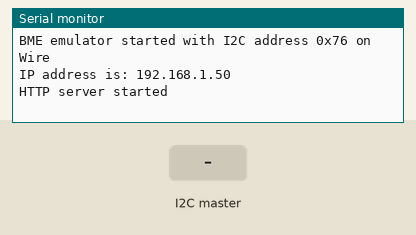
Simulated run of this program. Board: Raspberry Pi Pico W. Shown: the last lines printed to the serial monitor. The test bench sets the inputs (shaded band). WiFi joins after 1.5 s; servers stay silent unless stated.

Above: at 2.7 s.
2.8 s: the I2C master sends the byte 1
At 3.9 s:
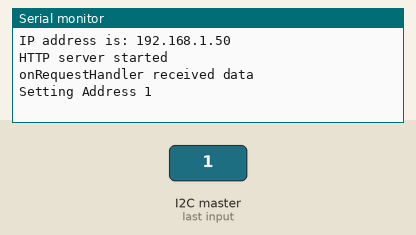
4.3 s: the I2C master sends the byte 90
At 5.1 s:
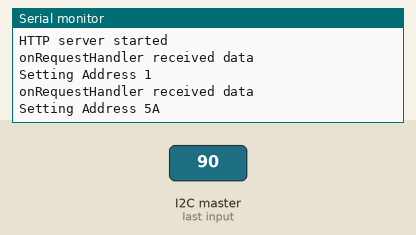
5.8 s: the I2C master sends the byte 200
At 6.2 s:
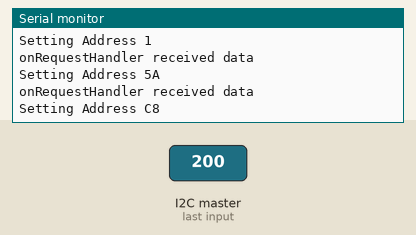

Measured:
- after the input at 2.8 s, the serial monitor: prints a new line after 0.05 s (image 1)
- after the input at 4.3 s, the serial monitor: prints a new line after 0.05 s (image 2)
- after the input at 5.8 s, the serial monitor: prints a new line after 0.05 s (image 3)

The program:

main.cpp
```cpp
#include <Arduino.h>
#include <WiFi.h>
#include <WebServer.h>
#include "bme.hpp"

WebServer server(80);
constexpr char ssid[] = EMBEDDED_SSID; //  your network SSID
constexpr char pass[] = EMBEDDED_PASS; //  your network password

// TODO: Reduce code duplication in endpoints
void http_temperature_endpoint() {
  const auto method = server.method();
  if (method == HTTP_GET) {
    // Need to either cash the current T, or implement the calibration function
    // to get it back out of the adc_T.
    server.send(200, "text/plain", "Not implemented");
  } else if (method == HTTP_PUT) {
    if (server.hasArg("value")) {
      const auto value = server.arg("value");
      const double new_temp = value.toDouble();
      bme::set_T(new_temp);
      server.send(200);
    }
    server.send(400, "text/plain", "Bad request");
  } else {
    server.send(405, "text/plain", "Method not allowed");
  }
}

void http_humidity_endpoint() {
  const auto method = server.method();
  if (method == HTTP_GET) {
    // Need to either cash the current T, or implement the calibration function
    // to get it back out of the adc_T.
    server.send(200, "text/plain", "Not implemented");
  } else if (method == HTTP_PUT) {
    if (server.hasArg("value")) {
      const auto value = server.arg("value");
      const double new_h = value.toDouble();
      bme::set_H(new_h);
      server.send(200);
    }
    server.send(400, "text/plain", "Bad request");
  } else {
    server.send(405, "text/plain", "Method not allowed");
  }
}

void http_not_found_endpoint(){
  server.send(404, "text/plain", "Not found");
}

void setup() {
  Serial.begin(9600);

  bme::init();
  bme::begin();

  //Wire.begin(0x76); // This is the I2C address of a BME280
  //Serial.println("I2C Wire protocol started");

  const auto status = WiFi.begin(ssid, pass);
  if ( status != WL_CONNECTED) {
    Serial.println("Could not connect to wireless network");
  } else {
    const auto ip = WiFi.localIP();
    Serial.print("IP address is: ");
    Serial.println(ip);
  }

  server.on("/api/temperature", http_temperature_endpoint);
  server.on("/api/humidity", http_humidity_endpoint);
  server.onNotFound(http_not_found_endpoint);
  server.begin();
  Serial.println("HTTP server started");
}

void loop() {
  server.handleClient();
}
```

bme.cpp
```cpp
#include "bme.hpp"
#include <Wire.h>

namespace bme {

void init() {
  init_registers();

  set_T(22.0);
  set_H(50.0);

  Wire.onReceive(on_wire_receive);
  Wire.onRequest(on_wire_request);
}

void begin() {
  Wire.begin(0x76); // This is the I2C address of a BME280
  Serial.println("BME emulator started with I2C address 0x76 on Wire");
}

uint16_t dig_T1() {
   return uint16_t((Registers[BME280_REGISTER_DIG_T1 + 1]) << 8) | uint16_t((Registers[BME280_REGISTER_DIG_T1]));
}

int16_t dig_T2() {
   return int16_t((Registers[BME280_REGISTER_DIG_T2 + 1]) << 8) | int16_t((Registers[BME280_REGISTER_DIG_T2]));
}

int16_t dig_T3() {
   return int16_t((Registers[BME280_REGISTER_DIG_T3 + 1]) << 8) | int16_t((Registers[BME280_REGISTER_DIG_T3]));
}

uint8_t dig_H1() {
  return Registers[BME280_REGISTER_DIG_H1];
}

int16_t dig_H2() {
  return int16_t((Registers[BME280_REGISTER_DIG_H2 + 1]) << 8) | int16_t((Registers[BME280_REGISTER_DIG_H2]));
}

uint8_t dig_H3() {
  return Registers[BME280_REGISTER_DIG_H3];
}

int16_t dig_H4() {
  return ((int8_t)Registers[BME280_REGISTER_DIG_H4] << 4) | (Registers[BME280_REGISTER_DIG_H4 + 1] & 0xF);
}

int16_t dig_H5() {
  return ((int8_t)Registers[BME280_REGISTER_DIG_H5 + 1] << 4) | (Registers[BME280_REGISTER_DIG_H5] >> 4);
}

uint8_t dig_H6() {
  return Registers[BME280_REGISTER_DIG_H6];
}

double solve_quadratic(const double &a, const double &b, const double &c, Root root) {
  // a * x ** 2 + b * x + c = 0, return max x
  const double discriminant = pow(b, 2.0) - 4.0 * a * c;

  if ( discriminant > 0) {
    const double square_root = sqrt(discriminant);
    if (root == Root::Min) {
      return fmin((-b + square_root) / (2.0 * a), (-b - square_root) / (2.0 * a));
    } else {
      return fmax((-b + square_root) / (2.0 * a), (-b - square_root) / (2.0 * a));
    }
  } else {
    return -b / (2.0 * a);
  }
}

// Set the raw sensor reading (adc_T) given temperature T in degC
// This solves the quadratic equation given in Appendix 8.1 in the BME datasheet
void set_T(const double &T) {
  const double T1 = dig_T1();
  const double T2 = dig_T2();
  const double T3 = dig_T3();

  const double a = T3 / pow(131072.0, 2.0);
  const double b = (T2 / 16384.0) - (2.0 * T1 * T3 / 131072.0 / 8192.0);
  const double c = (pow(T1 / 8192.0, 2.0) * T3) - (T1 * T2 / 1024.0) - (T * 5120.0);

  const double result = solve_quadratic(a, b, c, Root::Max);

  // The four least significant digits are not used by the TEMPDATA register
  // so shift 4 digits to the left
  //return (int32_t)result << 4;
  int32_t adc_T_value = (int32_t)result << 4;
  Registers[BME280_REGISTER_TEMPDATA] = adc_T_value >> 16;
  Registers[BME280_REGISTER_TEMPDATA + 1] = adc_T_value >> 8;
  Registers[BME280_REGISTER_TEMPDATA + 2] = adc_T_value;
}

int32_t adc_T() {
  return
    int32_t(Registers[BME280_REGISTER_TEMPDATA]) << 16 |
    int32_t(Registers[BME280_REGISTER_TEMPDATA + 1]) << 8 |
    int32_t(Registers[BME280_REGISTER_TEMPDATA + 2]);
}

int32_t t_fine() {
  const int32_t t_adc_T = adc_T() >> 4;
  const int32_t t1 = dig_T1();
  const int32_t t2 = dig_T2();
  const int32_t t3 = dig_T3();

  const int32_t var1 = ((((t_adc_T >> 3) - (t1 << 1))) * t2) >> 11;
  const int32_t var2 = (((((t_adc_T >> 4) - t1) * ((t_adc_T >> 4) - t1)) >> 12) * t3) >> 14;

  return var1 + var2;
}

void set_H(double H) {
  if (H > 100.0)
     H = 100.0;
  else if (H < 0.0)
     H = 0.0;

  const double t_fine_double = t_fine();
  const double h1 = dig_H1();
  const double h2 = dig_H2();
  const double h3 = dig_H3();
  const double h4 = dig_H4();
  const double h5 = dig_H5();
  const double h6 = dig_H6();

  const double c1 = t_fine_double - 76800.0;
  const double c2 = (h4 * 64.0 + h5 / 16384.0 * c1);
  const double c3 = (h2 / 65536.0 * (1.0 + h6 / 67108864.0 * c1 * (1.0 + h3 / 67108864.0 * c1)));
  const double c4 = c2 * c3;

  // H = x - dig_H1 / 524288.0 * pow(x, 2)
  // Where x = ((adcH * c3) - c4)
  // Therefore
  // -1 * dig_H1 / 524288.0 * pow(x, 2) + x - H = 0;

  const double a = -1.0 * h1 / 524288.0;
  const double b = 1.0;
  const double c = -1.0 * H;
  const double x = solve_quadratic(a, b, c, Root::Min);

  const int32_t adc_H = (x + c4) / c3;

  Registers[BME280_REGISTER_HUMIDDATA] = adc_H >> 8;
  Registers[BME280_REGISTER_HUMIDDATA + 1] = adc_H;
}

void on_wire_receive(int numBytes) {
  Serial.println("onRequestHandler received data");
  int byteCount = 0;

  while (Wire.available()) {
    byte rxByte = Wire.read();

    // By convention, (see BME280 datasheet) the first bit of a pair (of bits) recieved by the BME280 from a controller
    // is the address of the register to write. The "second" bit of a pair is the
    // value to write. If only a single bit is received, then we should expect a read
    // request. (See onRequestHandler)
    if((byteCount % 2) == 0) {
      Serial.print("Setting Address ");
      Serial.println(rxByte, HEX);
      Address = rxByte;
    } else {
      // TODO Protect read only registers
      Serial.print("Setting Register at Address ");
      Serial.print(Address, HEX);
      Serial.print(" to ");
      Serial.println(rxByte, HEX);
      Registers[Address] = rxByte;
    }

    byteCount++;
  }
}

void on_wire_request(void) {
  Serial.print("onReceiveHandler got a request and the Address is currently ");
  Serial.print(Address, HEX);
  Serial.println(".");

  // The Wire API does not tell us how many bytes were requested
  // so the fastest and safest thing to do is to fill the buffer with the entire register
  // Careful, an ESP32 I2C buffer is 32 bytes,
  // but a Raspberry Pi Pico is 1024. In other words a Pico can easily buffer the entire Register
  // If this is running on an ESP32 then adjust code to buffer only 32 bytes
  if(Address < RegisterSize) {
    Wire.write(Registers + Address, RegisterSize - Address);
  }
}

// This is a raw dump of data from a real BME280
// According to the datasheet the first register address is actually 0x88,
// but this emulator is using a byte array of size 256, so initRegisters will
// initialize the entire byte array.
void init_registers() {
  Registers[0x00] = 0x0;
  Registers[0x01] = 0x0;
  Registers[0x02] = 0x0;
  Registers[0x03] = 0x0;
  Registers[0x04] = 0x0;
  Registers[0x05] = 0x0;
  Registers[0x06] = 0x0;
  Registers[0x07] = 0x0;
  Registers[0x08] = 0x0;
  Registers[0x09] = 0x0;
  Registers[0x0A] = 0x0;
  Registers[0x0B] = 0x0;
  Registers[0x0C] = 0x0;
  Registers[0x0D] = 0x0;
  Registers[0x0E] = 0x0;
  Registers[0x0F] = 0x0;
  Registers[0x10] = 0x0;
  Registers[0x11] = 0x0;
  Registers[0x12] = 0x0;
  Registers[0x13] = 0x0;
  Registers[0x14] = 0x0;
  Registers[0x15] = 0x0;
  Registers[0x16] = 0x0;
  Registers[0x17] = 0x0;
  Registers[0x18] = 0x0;
  Registers[0x19] = 0x0;
  Registers[0x1A] = 0x0;
  Registers[0x1B] = 0x0;
  Registers[0x1C] = 0x0;
  Registers[0x1D] = 0x0;
  Registers[0x1E] = 0x0;
  Registers[0x1F] = 0x0;
  Registers[0x20] = 0x0;
  Registers[0x21] = 0x0;
  Registers[0x22] = 0x0;
  Registers[0x23] = 0x0;
  Registers[0x24] = 0x0;
  Registers[0x25] = 0x0;
  Registers[0x26] = 0x0;
  Registers[0x27] = 0x0;
  Registers[0x28] = 0x0;
  Registers[0x29] = 0x0;
  Registers[0x2A] = 0x0;
  Registers[0x2B] = 0x0;
  Registers[0x2C] = 0x0;
  Registers[0x2D] = 0x0;
  Registers[0x2E] = 0x0;
  Registers[0x2F] = 0x0;
  Registers[0x30] = 0x0;
  Registers[0x31] = 0x0;
  Registers[0x32] = 0x0;
  Registers[0x33] = 0x0;
  Registers[0x34] = 0x0;
  Registers[0x35] = 0x0;
  Registers[0x36] = 0x0;
  Registers[0x37] = 0x0;
  Registers[0x38] = 0x0;
  Registers[0x39] = 0x0;
  Registers[0x3A] = 0x0;
  Registers[0x3B] = 0x0;
  Registers[0x3C] = 0x0;
  Registers[0x3D] = 0x0;
  Registers[0x3E] = 0x0;
  Registers[0x3F] = 0x0;
  Registers[0x40] = 0x0;
  Registers[0x41] = 0x0;
  Registers[0x42] = 0x0;
  Registers[0x43] = 0x0;
  Registers[0x44] = 0x0;
  Registers[0x45] = 0x0;
  Registers[0x46] = 0x0;
  Registers[0x47] = 0x0;
  Registers[0x48] = 0x0;
  Registers[0x49] = 0x0;
  Registers[0x4A] = 0x0;
  Registers[0x4B] = 0x0;
  Registers[0x4C] = 0x0;
  Registers[0x4D] = 0x0;
  Registers[0x4E] = 0x0;
  Registers[0x4F] = 0x0;
  Registers[0x50] = 0x0;
  Registers[0x51] = 0x0;
  Registers[0x52] = 0x0;
  Registers[0x53] = 0x0;
  Registers[0x54] = 0x0;
  Registers[0x55] = 0x0;
  Registers[0x56] = 0x0;
  Registers[0x57] = 0x0;
  Registers[0x58] = 0x0;
  Registers[0x59] = 0x0;
  Registers[0x5A] = 0x0;
  Registers[0x5B] = 0x0;
  Registers[0x5C] = 0x0;
  Registers[0x5D] = 0x0;
  Registers[0x5E] = 0x0;
  Registers[0x5F] = 0x0;
  Registers[0x60] = 0x0;
  Registers[0x61] = 0x0;
  Registers[0x62] = 0x0;
  Registers[0x63] = 0x0;
  Registers[0x64] = 0x0;
  Registers[0x65] = 0x0;
  Registers[0x66] = 0x0;
  Registers[0x67] = 0x0;
  Registers[0x68] = 0x0;
  Registers[0x69] = 0x0;
  Registers[0x6A] = 0x0;
  Registers[0x6B] = 0x0;
  Registers[0x6C] = 0x0;
  Registers[0x6D] = 0x0;
  Registers[0x6E] = 0x0;
  Registers[0x6F] = 0x0;
  Registers[0x70] = 0x0;
  Registers[0x71] = 0x0;
  Registers[0x72] = 0x0;
  Registers[0x73] = 0x0;
  Registers[0x74] = 0x0;
  Registers[0x75] = 0x0;
  Registers[0x76] = 0x0;
  Registers[0x77] = 0x0;
  Registers[0x78] = 0x0;
  Registers[0x79] = 0x0;
  Registers[0x7A] = 0x0;
  Registers[0x7B] = 0x0;
  Registers[0x7C] = 0x0;
  Registers[0x7D] = 0x0;
  Registers[0x7E] = 0x0;
  Registers[0x7F] = 0x0;
  Registers[0x80] = 0x8D;
  Registers[0x81] = 0x71;
  Registers[0x82] = 0x89;
  Registers[0x83] = 0x6B;
  Registers[0x84] = 0x9E;
  Registers[0x85] = 0x44;
  Registers[0x86] = 0xF5;
  Registers[0x87] = 0x6;
  Registers[0x88] = 0x26;
  Registers[0x89] = 0x6E;
  Registers[0x8A] = 0x3;
  Registers[0x8B] = 0x67;
  Registers[0x8C] = 0x32;
  Registers[0x8D] = 0x0;
  Registers[0x8E] = 0xA0;
  Registers[0x8F] = 0x8E;
  Registers[0x90] = 0x5A;
  Registers[0x91] = 0xD6;
  Registers[0x92] = 0xD0;
  Registers[0x93] = 0xB;
  Registers[0x94] = 0xA;
  Registers[0x95] = 0x1E;
  Registers[0x96] = 0xDB;
  Registers[0x97] = 0xFF;
  Registers[0x98] = 0xF9;
  Registers[0x99] = 0xFF;
  Registers[0x9A] = 0xAC;
  Registers[0x9B] = 0x26;
  Registers[0x9C] = 0xA;
  Registers[0x9D] = 0xD8;
  Registers[0x9E] = 0xBD;
  Registers[0x9F] = 0x10;
  Registers[0xA0] = 0x0;
  Registers[0xA1] = 0x4B;
  Registers[0xA2] = 0xFA;
  Registers[0xA3] = 0x0;
  Registers[0xA4] = 0x0;
  Registers[0xA5] = 0x0;
  Registers[0xA6] = 0x0;
  Registers[0xA7] = 0x0;
  Registers[0xA8] = 0x0;
  Registers[0xA9] = 0x0;
  Registers[0xAA] = 0x0;
  Registers[0xAB] = 0x0;
  Registers[0xAC] = 0x33;
  Registers[0xAD] = 0x0;
  Registers[0xAE] = 0x0;
  Registers[0xAF] = 0xC0;
  Registers[0xB0] = 0x0;
  Registers[0xB1] = 0x54;
  Registers[0xB2] = 0x0;
  Registers[0xB3] = 0x0;
  Registers[0xB4] = 0x0;
  Registers[0xB5] = 0x0;
  Registers[0xB6] = 0x60;
  Registers[0xB7] = 0x2;
  Registers[0xB8] = 0x0;
  Registers[0xB9] = 0x1;
  Registers[0xBA] = 0xFF;
  Registers[0xBB] = 0xFF;
  Registers[0xBC] = 0x1F;
  Registers[0xBD] = 0x60;
  Registers[0xBE] = 0x3;
  Registers[0xBF] = 0x0;
  Registers[0xC0] = 0x0;
  Registers[0xC1] = 0x0;
  Registers[0xC2] = 0x0;
  Registers[0xC3] = 0xFF;
  Registers[0xC4] = 0x0;
  Registers[0xC5] = 0x0;
  Registers[0xC6] = 0x0;
  Registers[0xC7] = 0x0;
  Registers[0xC8] = 0x0;
  Registers[0xC9] = 0x0;
  Registers[0xCA] = 0x0;
  Registers[0xCB] = 0x0;
  Registers[0xCC] = 0x0;
  Registers[0xCD] = 0x0;
  Registers[0xCE] = 0x0;
  Registers[0xCF] = 0x0;
  Registers[0xD0] = 0x60;
  Registers[0xD1] = 0x0;
  Registers[0xD2] = 0x0;
  Registers[0xD3] = 0x0;
  Registers[0xD4] = 0x0;
  Registers[0xD5] = 0x0;
  Registers[0xD6] = 0x0;
  Registers[0xD7] = 0x0;
  Registers[0xD8] = 0x0;
  Registers[0xD9] = 0x0;
  Registers[0xDA] = 0x0;
  Registers[0xDB] = 0x0;
  Registers[0xDC] = 0x0;
  Registers[0xDD] = 0x0;
  Registers[0xDE] = 0x0;
  Registers[0xDF] = 0x0;
  Registers[0xE0] = 0x0;
  Registers[0xE1] = 0x73;
  Registers[0xE2] = 0x1;
  Registers[0xE3] = 0x0;
  Registers[0xE4] = 0x12;
  Registers[0xE5] = 0x29;
  Registers[0xE6] = 0x3;
  Registers[0xE7] = 0x1E;
  Registers[0xE8] = 0xCA;
  Registers[0xE9] = 0x41;
  Registers[0xEA] = 0xFF;
  Registers[0xEB] = 0xFF;
  Registers[0xEC] = 0xFF;
  Registers[0xED] = 0xFF;
  Registers[0xEE] = 0xFF;
  Registers[0xEF] = 0xFF;
  Registers[0xF0] = 0xFF;
  Registers[0xF1] = 0x0;
  Registers[0xF2] = 0x0;
  Registers[0xF3] = 0x0;
  Registers[0xF4] = 0x0;
  Registers[0xF5] = 0x0;
  Registers[0xF6] = 0x0;
  Registers[0xF7] = 0x80;
  Registers[0xF8] = 0x0;
  Registers[0xF9] = 0x0;
  Registers[0xFA] = 0x80;
  Registers[0xFB] = 0x0;
  Registers[0xFC] = 0x0;
  Registers[0xFD] = 0x80;
  Registers[0xFE] = 0x0;
  Registers[0xFF] = 0x80;

  // Temporary hack to put in some reasonable pressure data
  // This should be close to 1 atm, but not exact, because the value
  // is temperature dependent.
  int32_t adc_P_value = 0x539BA0;
  Registers[BME280_REGISTER_PRESSUREDATA] = adc_P_value >> 16;
  Registers[BME280_REGISTER_PRESSUREDATA + 1] = adc_P_value >> 8;
  Registers[BME280_REGISTER_PRESSUREDATA + 2] = adc_P_value;
}

} // namespace bme
```

bme.hpp
```cpp
#ifndef BME_INCLUDED
#define BME_INCLUDED

#include <Arduino.h>

// bme namespace contains functions to emulate a BME280
// The default i2C "Wire" interface is used for communication
namespace bme {

void init();
void begin();

// Set the raw sensor reading (adc_T) given temperature T in degC
// This solves the quadratic equation given in Appendix 8.1 in the BME datasheet
void set_T(const double &T);
void set_H(double H);

// Many calibration terms are composed of two bytes.
// The first register is the least significant digit.

// Temperature calibration
uint16_t dig_T1();
int16_t dig_T2();
int16_t dig_T3();

// Humidity calibration
uint8_t dig_H1();
int16_t dig_H2();
uint8_t dig_H3();
int16_t dig_H4();
int16_t dig_H5();
uint8_t dig_H6();

enum class Root { Min, Max };
double solve_quadratic(const double &a, const double &b, const double &c, Root root);

int32_t adc_T();
int32_t t_fine();

void on_wire_receive(int numBytes);
void on_wire_request(void);

static byte Address = 0x0;
constexpr static int RegisterSize = 256;
static byte Registers[RegisterSize];
void init_registers();

constexpr static byte BME280_REGISTER_DIG_T1 = 0x88;
constexpr static byte BME280_REGISTER_DIG_T2 = 0x8A;
constexpr static byte BME280_REGISTER_DIG_T3 = 0x8C;
constexpr static byte BME280_REGISTER_DIG_P1 = 0x8E;
constexpr static byte BME280_REGISTER_DIG_P2 = 0x90;
constexpr static byte BME280_REGISTER_DIG_P3 = 0x92;
constexpr static byte BME280_REGISTER_DIG_P4 = 0x94;
constexpr static byte BME280_REGISTER_DIG_P5 = 0x96;
constexpr static byte BME280_REGISTER_DIG_P6 = 0x98;
constexpr static byte BME280_REGISTER_DIG_P7 = 0x9A;
constexpr static byte BME280_REGISTER_DIG_P8 = 0x9C;
constexpr static byte BME280_REGISTER_DIG_P9 = 0x9E;
constexpr static byte BME280_REGISTER_DIG_H1 = 0xA1;
constexpr static byte BME280_REGISTER_DIG_H2 = 0xE1;
constexpr static byte BME280_REGISTER_DIG_H3 = 0xE3;
constexpr static byte BME280_REGISTER_DIG_H4 = 0xE4;
constexpr static byte BME280_REGISTER_DIG_H5 = 0xE5;
constexpr static byte BME280_REGISTER_DIG_H6 = 0xE7;
constexpr static byte BME280_REGISTER_CHIPID = 0xD0;
constexpr static byte BME280_REGISTER_VERSION = 0xD1;
constexpr static byte BME280_REGISTER_SOFTRESET = 0xE0;
constexpr static byte BME280_REGISTER_CAL26 = 0xE1;
constexpr static byte BME280_REGISTER_CONTROLHUMID = 0xF2;
constexpr static byte BME280_REGISTER_STATUS = 0xF3;
constexpr static byte BME280_REGISTER_CONTROL = 0xF4;
constexpr static byte BME280_REGISTER_CONFIG = 0xF5;
constexpr static byte BME280_REGISTER_PRESSUREDATA = 0xF7;
constexpr static byte BME280_REGISTER_TEMPDATA = 0xFA;
constexpr static byte BME280_REGISTER_HUMIDDATA = 0xFD;

} // namespace bme

#endif // BME_INCLUDED
```
